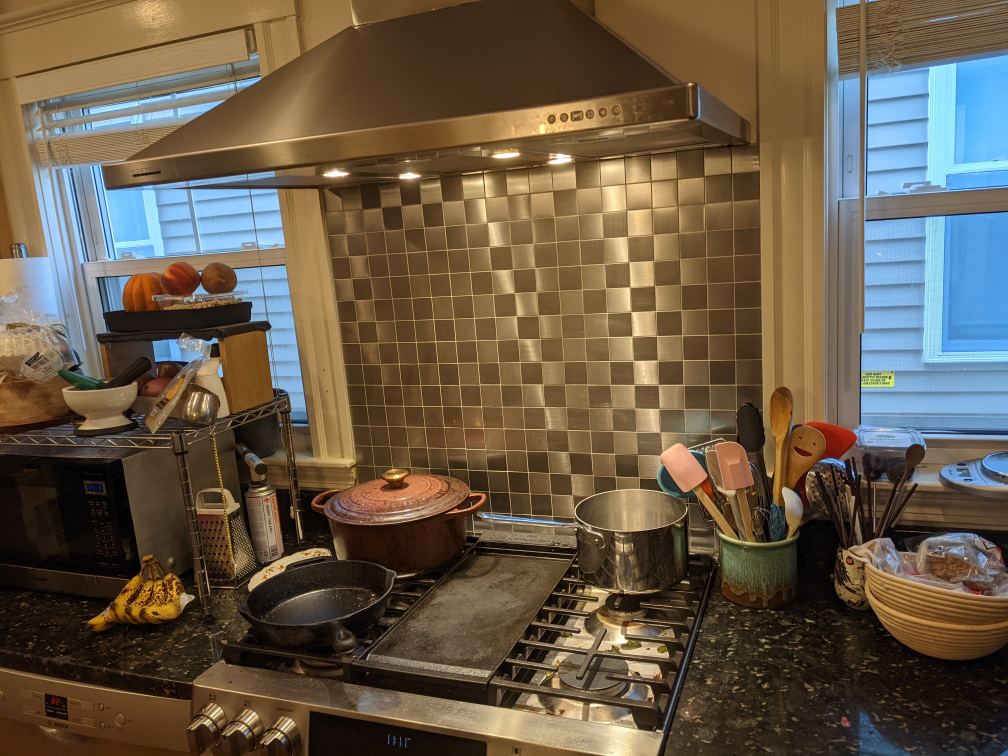
#> input picture kitchen_example/images/kitchen01.jpg, 4032 x 3024 px (shown at 1/4 size)
$ jupyter execute --allow-errors 07-Structure-from-motion.ipynb   (shell and % lines are left out)
#> lines starting #> are read from the running program, lines starting #| are printed output that depends on the picture; after the words box and inside, x2 and y2 are one past the last pixel; in counts of white or black regions, pixels touching at a corner belong together
# 3D Reconstruction and Structure from Motion

Suppose we are given a series of images from a disaster situation. How can we begin to make sense of the contents of the image? Typically this involves answering two questions:

- _What_ is in an image (e.g. debris, buildings, etc.)?
- _Where_ are these things located _in 3D space_ ?

We are first going to set the first question aside and focus entirely on the second. This will be the first in two lectures on so called "structure from motion", which is the idea that you can recreate a 3D scene from a series of 2D images by taking those images from a moving camera. Today's lecture will focus on the theory of 3D reconstruction and how to implement it. Tomorrow's lecture will focus on a real world example of structure from motion, and we will work to assign GPS coordinates to pixels on an image.

We will first start with two images and work our way up to multiple images.

## The Camera Model:

Let's first introduce the model that we will be basing our analysis on. For this session, we will be using the _pinhole model_ of a camera, depicted in the following picture:

In this model of the camera, light rays are reflected off of an object (in this case a kettle), they pass through an infinitesimally small pinhole, and arrive at the opposite wall of the camera, creating a photo-negative (think upside down) image of the object. The pinhole is located at a point called the _center of projection_. Because the image on the actual camera is a photo-negative, we typically instead center our reference frame on the center of projection and work as if the image were on the opposite side, which we will call the _image plane_. The distance _f_ between the center of projection and the image plane is called the _focal length_ which is usually measured in millimeters. On the image plane, the center of the plane is called the _principal point_ and the line that connects the center of projection and the principal point is called the _principal axis_.

We can align our coordinate frame as follows: let's center our coordinate system such that the origin is the center of projection, let's align the Z-axis such that it passes through principal axis, and let's align the X- and Y-axis such that the X-axis goes along the horizonal direction of the image plane and the Y-axis goes along the vertical direction of the image plane. Note that X increases to the right, but Y increases *downward*. This is shown in the following image:

The image plane is given by a _uv-plane_ that is centered on the principal point and is orthogonal to the principal axis. Note that cameras typically measure coordinates starting from the upper-left corner, and increasing to the left and downwards (which motivates our decision to align our Y axis downwards). Furthermore, note that cameras cannot capture an image with perfect precision. Rather, they are composed of small elements called _pixels_ that vary in intensity in order to capture the scene. Therefore, we would rather operate on the discrete pixel plane, which we will call the lowercase xy-plane. You can compare both planes in the image below:

All objects create a projection on the xy-plane, which is what we actually see on the image. For example, the point $M$ on the kettle is projected onto the xy-plane on the point _m_. Suppose we have the coordinates ($X$, $Y$, $Z$) of the point $M$. **What are the coordinates on the xy-plane of the point $m$?** State your answer in terms of $\alpha$ (the focal length measured in pixels, not millimeters), $p_x$ and $p_y$ (the coordinates of the principal point $p$ in the xy-plane), and $X$, $Y$ and $Z$, the coordinates of the point $M$.

<details>
    <summary>ANSWER</summary>
    We can use geometry to arrive at the answer. Note that $C$, $p$ and $m$ form a similar triangle with $C$, $Z$ and $M$. Therefore, $\frac{x-p_x}{\alpha} = \frac{X}{Z}$ and $\frac{y-p_y}{\alpha} = \frac{Y}{Z}$. Now it's a matter of solving: $x = \alpha\frac{X}{Z} + p_x$ and $y = \alpha\frac{Y}{Z} + p_y$
</details>

### List of variables used in this lesson
| Variable |                                               Meaning                                              |
|:--------:|:--------------------------------------------------------------------------------------------------:|
|     M    |                                         A point in 3D space                                        |
|  m1, m2  |                                  Projection of M on image 1 and 2                                  |
|  C1, C2  |                             Center of camera 1, 2 (a point in 3D space)                            |
|     p    |         A point on the z axis of C (directly in front of it) at the center of a given photo        |
|     a    |                                      Focal length of a camera                                      |
|     R    |                                     Rotation of a camera image                                     |
|     t    |                                    Translation of a camera image                                   |
|     K    | A intrinsic matrix used to calculate a camera's offset, a function of its focal length and point p |

## The Problem: Depth Ambiguity

Scene reconstruction requires us to go the other way around: we know the coordinates ($x$, $y$) of $m$ and we want the ($X$, $Y$, $Z$) coordinates of the point $M$. This presents a problem: we have two equations and three unknowns. Specifically, there is an ambiguity in the depth $Z$ that is impossible to resolve with just one image. Therefore, the point $M$ can be anywhere along the ray connecting the center of projection and the point $m$. This is shown in the image below:

However, this can be remediated by adding a second image into the equation. This is because, assuming we have perfect cameras*, the rays connecting both centers of projection to the point $M$ should only intersect at one point, as is shown in the image below:

Let's assume that $C_1$ and $C_2$ are both from the same camera but different locations. Furthermore, let's center our coordinate system such that $C_1$ is at the origin. What do we need in order to find the coordinates of point $M$ ?
- The corresponding points $m_1$ and $m_2$
- The focal length $\alpha$ and the coordinates $p_x$ and $p_y$. Because these are internal to the camera, we call these the _intrinsic parameters_.
- The relative rotation $R$ and translation $t$ of $C_2$ with respect to $C_1$. Here, $R$ is a 3x3 matrix and $t$ is a 3x1 vector. We call $R$ and $t$ the _extrinsic parameters_.

\* The perfect cameras assumption is actually critical. To see why, imagine if by some measurement error (imperfect lens, pixel accuracy, etc), $m_2$ is slightly off. **What would happen in the previous example?**

<details>
    <summary>ANSWER</summary>
    The rays corresponding to points $m_1$ and $m_2$ will not intersect, so there is no solution to this problem!
</details>

In practice, no camera is actually perfect. There are tools that work under the hood to mitigate this. We will briefly discuss them, but will not go in depth.

Let's get started!

[cell 1]
#!conda install plotly -y

[cell 2]
import cv2
import numpy as np
from matplotlib import pyplot as plt
import pandas as pd
import os
import sys
import pathlib
#import open3d as o3d
import plotly
import plotly.graph_objects as go

[cell 3]
# Load and display the two images
img1 = cv2.imread("kitchen_example/images/kitchen01.jpg", cv2.IMREAD_COLOR)
#> img1 is the input picture: shape (3024, 4032, 3); mean B, G, R 71.8, 89.8, 103.5
img1_rgb = cv2.cvtColor(img1, cv2.COLOR_BGR2RGB)
plt.imshow(img1_rgb)
plt.show()

img2 = cv2.imread("kitchen_example/images/kitchen05.jpg", cv2.IMREAD_COLOR)
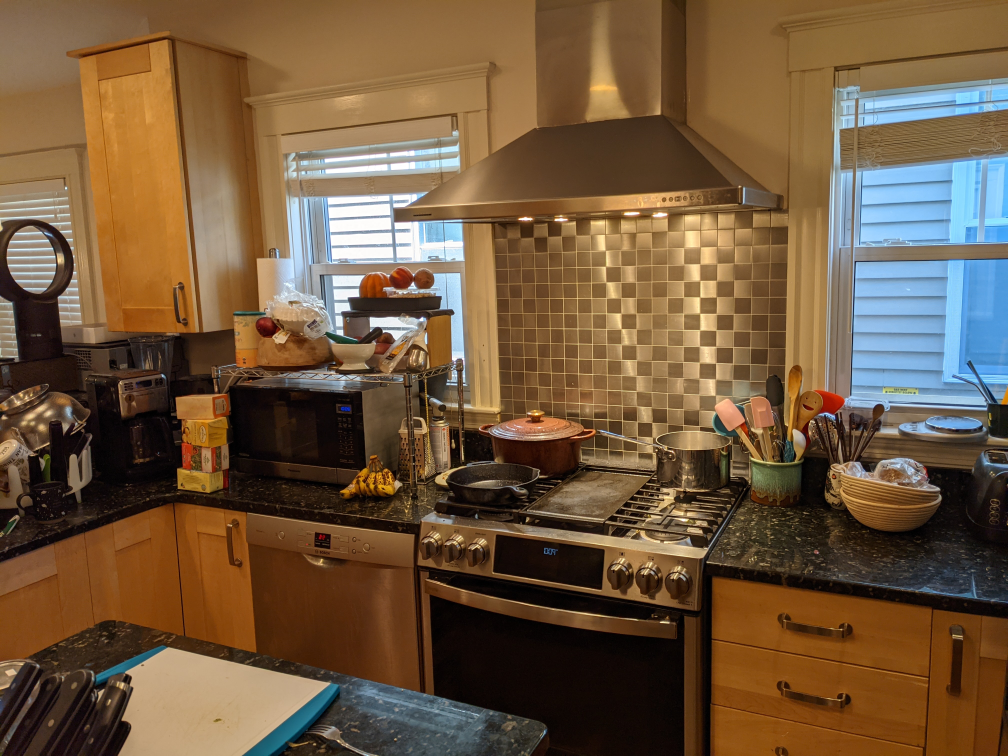
#> input picture kitchen_example/images/kitchen05.jpg, 4032 x 3024 px (shown at 1/4 size)
#> img2 is the input picture: shape (3024, 4032, 3); mean B, G, R 61.9, 88, 112.8
img2_rgb = cv2.cvtColor(img2, cv2.COLOR_BGR2RGB)
plt.imshow(img2_rgb)
plt.show()

## Corresponding points

Our first task is to find the points $m_1$ and $m_2$. Note that it's not just a matter of finding arbitrary points, but also of ensuring the $m_1$ is actually pointing to the same object $M$ as $m_2$. Of course, one way to do this is to manually go through both images and match points on one image with points on the other. This is not a scalable solution as you increase the number of images. To this end, experts in computer vision work with the concept of _features_ which represent points of interest within an image. To understand how features work, consider the image below. **Which of the options, A through F are most easily identifiable in the image?**

<details>
    <summary>ANSWER</summary>
    A and B are the hardest because they could be anywhere on the surface, so surfaces are not good. C and D are a bit easier, because edges are more immediately recognizable. However, the points can still be anywhere along the edge. E and F are the easiest, since there is only one corner that looks like them. What this shows is that corners are good points to track, followed by edges and finally surfaces.
</details>

Features, therefore, are typically corners that are automatically extracted based on color differences around the corner. Features are composed of both the _coordinates_ of the point of interest as well as a _descriptor_ of what those points look like.

There are all sorts of features that will do the job. Here, we will show ORB features, which were created by the makers of OpenCV. We first extract the features and then match them with a feature in the opposite image that has the closest descriptor. It's worth noting that most of these matches will not be very good, so we only want to keep the best matches we have.

### Feature extraction

[cell 4]
MAX_FEATURES = 5000

# creating the ORB feature extractor
orb = cv2.ORB_create(MAX_FEATURES)

# creating feature points for first and second images
kp1, dc1 = orb.detectAndCompute(img1_rgb, None)
#> kp1 = 5000 keypoints; strongest (x, y, size): (937, 2162, 31), (975, 2291, 31), (1005, 2254, 31), (940, 2199, 31)
kp2, dc2 = orb.detectAndCompute(img2_rgb, None)
#> kp2 = 5000 keypoints; strongest (x, y, size): (2827, 2248, 31), (1730, 1883, 31), (1733, 1886, 31), (1724, 1891, 31)

img1_ORB = cv2.drawKeypoints(img1_rgb, kp1, None, flags=cv2.DRAW_MATCHES_FLAGS_DRAW_RICH_KEYPOINTS)
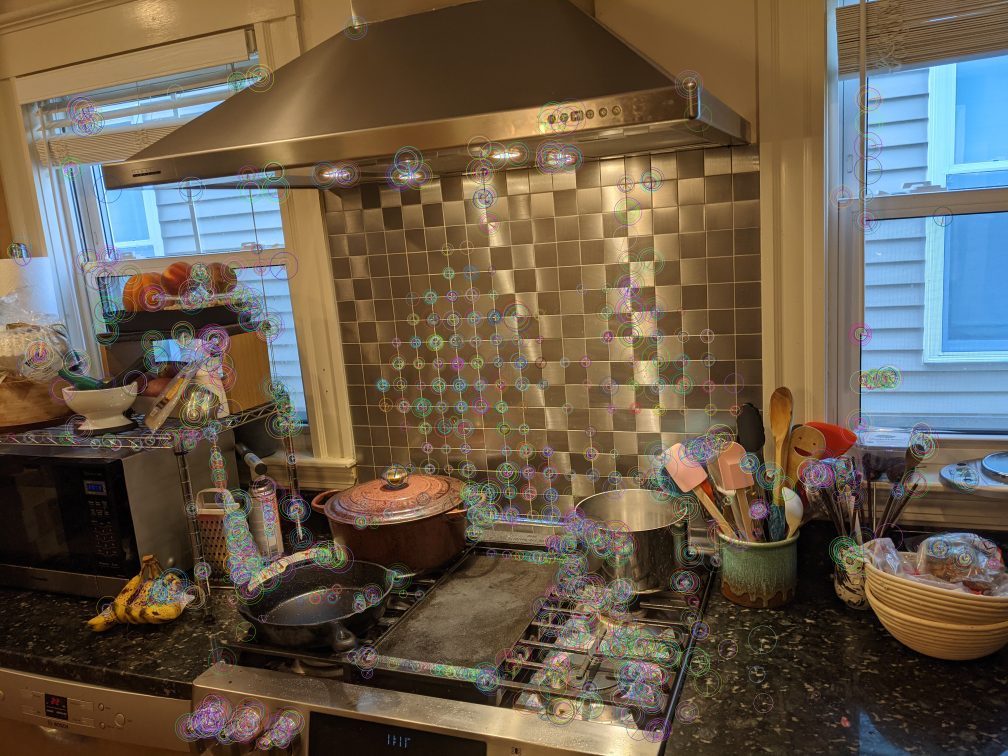
#> img1_ORB: shape (3024, 4032, 3) (shown at 1/4 size); mean R, G, B 104.6, 92, 75.5
plt.imshow(img1_ORB)
plt.show()

### Feature matching

[cell 5]
# most matches are not very good, so we want to keep only the best ones.
# here, we keep only the top 20%
GOOD_MATCH_PERCENT = 0.2

# create BFMatcher object
bf = cv2.BFMatcher(cv2.NORM_HAMMING, crossCheck = True)

# match descriptors
matches = bf.match(dc1, dc2)
#> matches = 1246 matches

matches = list(matches)
# Sort matches by score
matches.sort(key=lambda x: x.distance, reverse=False)

# Remove worst matches
numGoodMatches = int(len(matches) * GOOD_MATCH_PERCENT)
#> numGoodMatches = 249
matches = matches[:numGoodMatches]
#> matches = 249 matches

img_match = cv2.drawMatches(img1_rgb,kp1,img2_rgb,kp2,matches,None, flags=2)
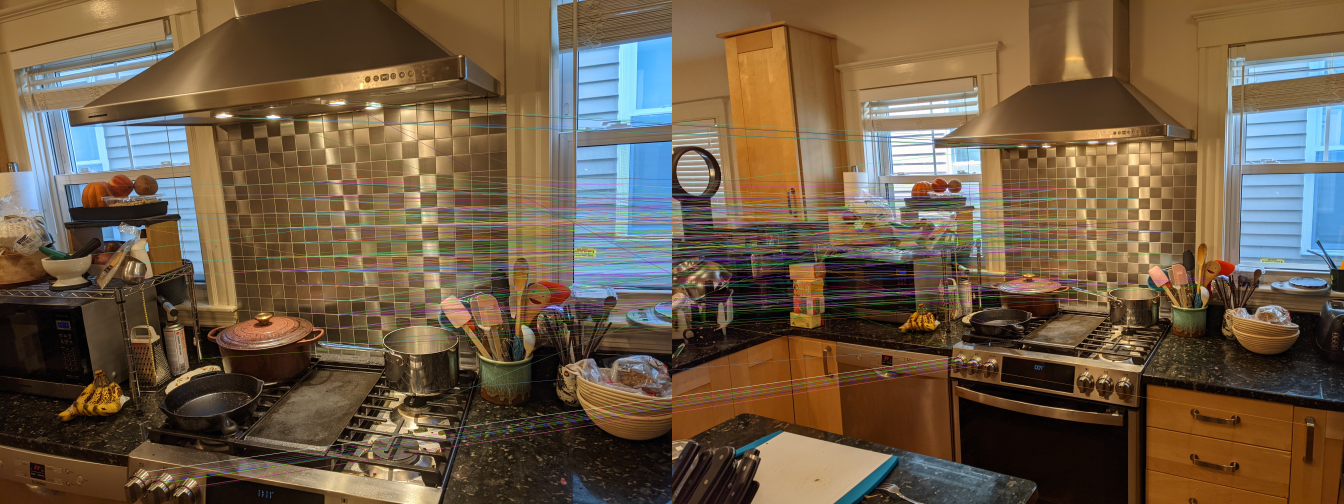
#> img_match: shape (3024, 8064, 3) (shown at 1/6 size); mean R, G, B 108.8, 90.7, 69.5
plt.figure(figsize=(10,10))
plt.imshow(img_match)
plt.show()

pts1 = np.float32([ kp1[m.queryIdx].pt for m in matches ]).reshape(-1,1,2)
#> pts1 = 249 rows, first 8: [2523.2, 1341.2], [2617.7, 1239.2], [2631.4, 1546.9], [2615.7, 1236.2], [2523.2, 1340.7], [2520.2, 1051.1], [2518.2, 1241.7], [2511.2, 1152.6]
pts2 = np.float32([ kp2[m.trainIdx].pt for m in matches ]).reshape(-1,1,2)
#> pts2 = 249 rows, first 8: [2795.9, 1316.7], [2925.9, 1449.4], [2861.6, 1458.4], [2859.1, 1381], [2795.2, 1316.7], [2804.3, 1124.7], [2794.4, 1249.1], [2793.1, 1190.2]

## Intrinsic parameters

We now proceed to obtain the intrinsic parameters. We have already seen that we can gather important data about the image by looking at its metadata. We can do something similar here:

[cell 6]
import exifread

#> (the rest of this cell did not finish here and is left out)

It might seem tempting to take the focal length as is, and to take the height and width of the image, divide by two and call that the coordinates of the principal point. While this might certainly be a start if you have no other options, there are some limitations to take into account. First, recall that the focal length here is measured in millimeters, but we need the length in pixels $\alpha = m*f$, where $m$ is the size in millimeters of each pixel. This information is rarely found in the metadata. Usually, if you want to get the focal length in pixels just from the metadata, you would have to find the camera specifications online and make the conversion of millimeters to pixels. Also, the focal length is typically rounded to the nearest integer in the metadata, further complicating matters.

Second, because of manufacturing constraints in positioning the sensor the principal point is always off from the middle of an image by a few pixels. While the middle of an image is most likely a good approximation, the error will continue to add up as you go farther away from the camera center.

Finally, even if you have the focal length and principal point coordinates, the reconstruction must account for _distortion_. Distortion typically comes from imperfect lenses. The most well known form of distortion is _radial distortion_. This has the effect of making straight lines bulge outwards the farther away you are from the center. The figure below shows an example of this:

Distortion is rarely in the image metadata. Sometimes cameras have distortion control that corrects for distortion when it's taking the image, so you don't have to worry about it. Still, this is relatively rare and it does not show up in the metadata whether distortion control was applied. So if you're not familiar with the camera you're using, you're still in the dark.

One way to get around this is to perform explicit camera calibration. A common way to do this is to map points with a known 3D-to-2D correspondence (like a chessboard) and perform an optimization to correct for the distortion. How this typically works is by assigning coordinates to the inner corners of the camera (e.g. the top left corner will be (0, 0, 0), the one on the right might be (1, 0, 0), the one below would be (0, 1, 0)), and then choosing the focal length, principal point and distortion parameters that best explain deviations in the expected 2D coordinates. Typically you have to take something on the order of 20-30 images of a chessboard from slightly varying locations for this procedure to work.

[cell 7]
# [39 lines of commented-out code are left out]

Usually the intrinsic parameters are stored as a matrix, called the *intrinsic matrix*. The form of the intrinsic matrix is as follows:

\begin{equation}
K = \begin{bmatrix}
\alpha_x & 0 & p_x\\
0 & \alpha_y & p_y\\
0 & 0 & 1
\end{bmatrix}
\end{equation}

I loaded the camera matrix from my phone below. Notice that the coordinates of the principal point are close to, but not quite, the middle of the image. Also notice that we introduced $\alpha_x$ and $\alpha_y$, even though we've only worked with $\alpha$ thus far. This is a more general notation, and it takes into account the possibility that cameras might not have square pixels. If one side of a pixel is larger than the other, it makes more sense to talk about focal length measured in pixel width or height. Still, cameras typically have square pixels, and this is reflected in the fact that $\alpha_x$ is very close to $\alpha_y$, so we can chalk up the discrepancy to measurement error.

As a final note, some very specialized cameras have non-rectangular pixels. It turns out $K$ can account for that by changing the value of $K_{1, 2}$, otherwise known as the skew. For most cameras, you can assume it equals 0.

#> (a cell that did not finish here is left out)

### Exercise
Print out the chessboard that was provided to you in chessboard_original/ (or use your own chessboard). Using your phone (or whatever other camera), take 20 or so photos of the chessboard lying on a flat surface and upload them to the chessboard/ directory.

Uncomment the cell with the callibration code and run the callibration with your images. Compare the values in the estimated camera matrix with the values you would have expected. How similar are they to the expected values? What is the size of a pixel in your camera in millimeters?

## Extrinsic parameters

We now need to find the rotation and translation $R$ and $t$ of both cameras. To reiterate, $t$ is a 3x1 vector that denotes the distance from the origin in $X$, $Y$ and $Z$\*. $R$ is a 3x3 matrix that encodes the rotation of the camera. We made our lives a bit easier by centering the coordinate system on the first camera, such that $t_1 = [0, 0, 0]'$ and $R_1$ is the identity matrix. Remember that we also aligned the coordinate system such that the vector $[0, 0, 1]'$ is in the direction that the camera is pointing. One way to interpret the rotation matrix $R_2$ is by saying that it is the matrix that rotates the vector $[0, 0, 1]'$ into the vector that is aligned with the direction of the second camera.

One of the most amazing results in multiview geometry is that $R_2$ and $t_2$ can both be recovered (up to scale, in the case of $t_2$) just by knowing the corresponding points and the intrinsic parameters. At a very high level, this is a key tenet of something called _epipolar geometry_. Consider images (a) and (b) below. On the image you will find random corresponding points between the two images. On image (a), clearly the camera that took (b) is somewhere to the right. Imagine we could extend (a) so much that you could actually see the camera that took (b), and let's draw a line between the camera that took (b) and all of the corresponding points. What you would find is a series of lines, called epipolar lines, that all converge at the camera that took (b), whose point is called the epipole. This is what we see in (c) and (d).

(source: https://www.youtube.com/watch?v=QzYn0OPO0Yw)

It turns out there is a matrix called the _fundamental matrix_ that encodes this information. This matrix can be estimated using the corresponding points we got before. Furthermore, by combining it with the intrinsic parameters, we get another matrix called the _essential matrix_ which can then be decomposed into a relative rotation and translation $R_2$ and $t_2$, which is what we're after! This is of course a criminally high level summary of how this works. For more information, this is an excellent source: https://www.youtube.com/watch?v=QzYn0OPO0Yw.

\* This is actually a bit incorrect. $t$ represents the vector connecting the center of projection to the origin *from the point of view of the camera being considered*, not the first camera. Still, the general idea is that it denotes displacement.

[cell 9]
# converting to pixel coordinates
pts1 = np.int32(pts1)
#> pts1 = contour of 249 points, box (x1, y1, x2, y2) (388, 615, 3378, 2939), area 6607069
pts2 = np.int32(pts2)
#> pts2 = contour of 249 points, box (x1, y1, x2, y2) (91, 857, 3850, 2557), area 1186206

# Estimate the essential matrix
#> (the rest of this cell did not finish here and is left out)
